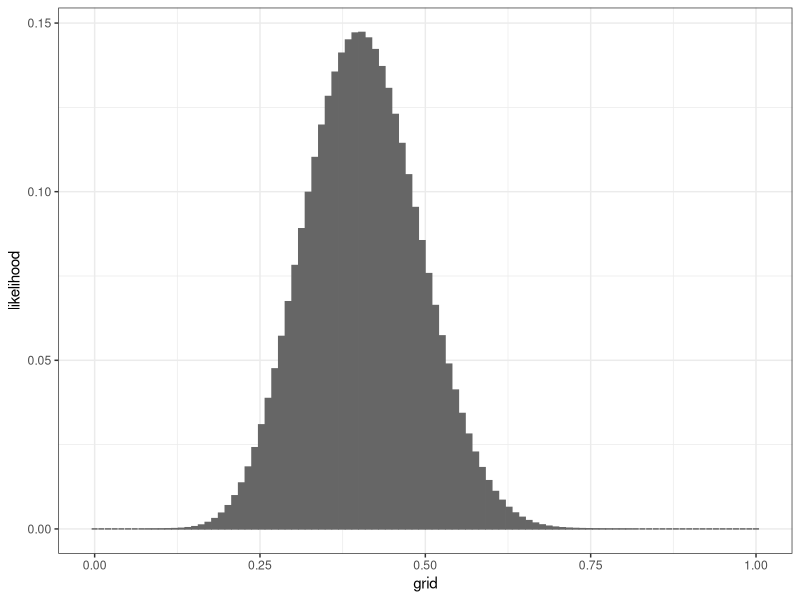

Recreate this plot in R.
## ---- chunk 1
## First set up the grid. We will take 100 points from 0 to 1. Next we shall assign a uniform prior across the grid.

grid_results <- data.frame(grid = seq(from = 0, to = 1, length.out = 100),
                           prior = rep(1 / 100, 100))

## ---- chunk 2

likelihood_function <- function (n_head, n_total, p_head){
  likelihood <- choose(n_total, n_head) * p_head ^ n_head * (1 - p_head) ^ (n_total - n_head)
  likelihood
}

likelihood_function(n_head = 12, n_total = 30, p_head = 0.5)

## ---- chunk 3
## Lets get the likelihoods into the table
library(dplyr)
library(ggplot2)

grid_results <- grid_results %>%
  mutate(likelihood = likelihood_function(12, 30, grid))


##At this stafe we can plot the likelihood function
grid_results %>%
  ggplot(aes(x = grid, y = likelihood)) +
  geom_bar(stat = "identity", color = "grey40", fill = "grey40") +
  theme_bw()
  

